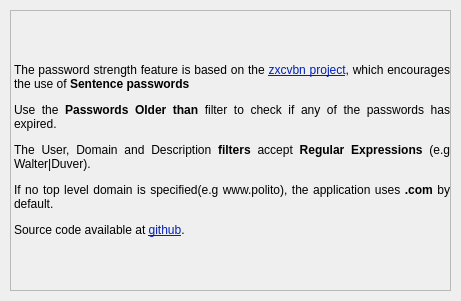
<?xml version="1.0" encoding="UTF-8"?>
<ui version="4.0">
 <class>helpWindow</class>
 <widget class="QDialog" name="helpWindow">
  <property name="geometry">
   <rect>
    <x>0</x>
    <y>0</y>
    <width>461</width>
    <height>301</height>
   </rect>
  </property>
  <property name="windowTitle">
   <string>Dialog</string>
  </property>
  <widget class="QLabel" name="label">
   <property name="geometry">
    <rect>
     <x>10</x>
     <y>10</y>
     <width>441</width>
     <height>281</height>
    </rect>
   </property>
   <property name="frameShape">
    <enum>QFrame::StyledPanel</enum>
   </property>
   <property name="text">
    <string>&lt;html&gt;&lt;head/&gt;&lt;body&gt;&lt;p align=&quot;justify&quot;&gt;The password strength feature is based on the &lt;a href=&quot;https://github.com/dropbox/zxcvbn&quot;&gt;&lt;span style=&quot; text-decoration: underline; color:#001eb8;&quot;&gt;zxcvbn project&lt;/span&gt;&lt;/a&gt;, which encourages the use of &lt;span style=&quot; font-weight:600;&quot;&gt;Sentence passwords&lt;/span&gt;&lt;/p&gt;&lt;p align=&quot;justify&quot;&gt;Use the &lt;span style=&quot; font-weight:600;&quot;&gt;Passwords Older than&lt;/span&gt; filter to check if any of the passwords has expired.&lt;/p&gt;&lt;p align=&quot;justify&quot;&gt;The User, Domain and Description &lt;span style=&quot; font-weight:600;&quot;&gt;filters&lt;/span&gt; accept &lt;span style=&quot; font-weight:600;&quot;&gt;Regular Expressions&lt;/span&gt; (e.g Walter|Duver).&lt;/p&gt;&lt;p align=&quot;justify&quot;&gt;If no top level domain is specified(e.g www.polito), the application uses &lt;span style=&quot; font-weight:600;&quot;&gt;.com&lt;/span&gt; by default.&lt;/p&gt;&lt;p align=&quot;justify&quot;&gt;Source code available at &lt;a href=&quot;https://duverleygrajales.github.io/SEcubeWallet/&quot;&gt;&lt;span style=&quot; text-decoration: underline; color:#001eb8;&quot;&gt;github&lt;/span&gt;&lt;/a&gt;.&lt;/p&gt;&lt;/body&gt;&lt;/html&gt;</string>
   </property>
   <property name="scaledContents">
    <bool>false</bool>
   </property>
   <property name="wordWrap">
    <bool>true</bool>
   </property>
   <property name="margin">
    <number>5</number>
   </property>
   <property name="openExternalLinks">
    <bool>true</bool>
   </property>
  </widget>
 </widget>
 <resources/>
 <connections/>
</ui>
